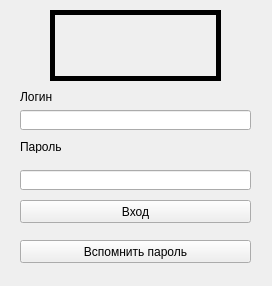
<?xml version="1.0" encoding="UTF-8"?>
<ui version="4.0">
 <class>MainWindow</class>
 <widget class="QMainWindow" name="MainWindow">
  <property name="geometry">
   <rect>
    <x>0</x>
    <y>0</y>
    <width>272</width>
    <height>286</height>
   </rect>
  </property>
  <property name="sizePolicy">
   <sizepolicy hsizetype="Fixed" vsizetype="Fixed">
    <horstretch>0</horstretch>
    <verstretch>0</verstretch>
   </sizepolicy>
  </property>
  <property name="minimumSize">
   <size>
    <width>272</width>
    <height>286</height>
   </size>
  </property>
  <property name="maximumSize">
   <size>
    <width>272</width>
    <height>286</height>
   </size>
  </property>
  <property name="windowTitle">
   <string>Вход</string>
  </property>
  <property name="windowIcon">
   <iconset>
    <normaloff>../../ikea_icon_7bQ_icon.ico</normaloff>../../ikea_icon_7bQ_icon.ico</iconset>
  </property>
  <property name="toolButtonStyle">
   <enum>Qt::ToolButtonIconOnly</enum>
  </property>
  <widget class="QWidget" name="centralWidget">
   <widget class="QLineEdit" name="loginEdit">
    <property name="geometry">
     <rect>
      <x>20</x>
      <y>110</y>
      <width>231</width>
      <height>20</height>
     </rect>
    </property>
   </widget>
   <widget class="QLineEdit" name="passEdit">
    <property name="geometry">
     <rect>
      <x>20</x>
      <y>170</y>
      <width>231</width>
      <height>20</height>
     </rect>
    </property>
    <property name="inputMethodHints">
     <set>Qt::ImhHiddenText|Qt::ImhNoAutoUppercase|Qt::ImhNoPredictiveText|Qt::ImhSensitiveData</set>
    </property>
    <property name="echoMode">
     <enum>QLineEdit::Password</enum>
    </property>
   </widget>
   <widget class="QLabel" name="label">
    <property name="geometry">
     <rect>
      <x>20</x>
      <y>90</y>
      <width>47</width>
      <height>13</height>
     </rect>
    </property>
    <property name="text">
     <string>Логин</string>
    </property>
   </widget>
   <widget class="QLabel" name="label_2">
    <property name="geometry">
     <rect>
      <x>20</x>
      <y>140</y>
      <width>47</width>
      <height>13</height>
     </rect>
    </property>
    <property name="text">
     <string>Пароль</string>
    </property>
   </widget>
   <widget class="QPushButton" name="pushButton">
    <property name="geometry">
     <rect>
      <x>20</x>
      <y>200</y>
      <width>231</width>
      <height>23</height>
     </rect>
    </property>
    <property name="text">
     <string>Вход</string>
    </property>
   </widget>
   <widget class="QPushButton" name="pushButton_2">
    <property name="geometry">
     <rect>
      <x>20</x>
      <y>240</y>
      <width>231</width>
      <height>23</height>
     </rect>
    </property>
    <property name="text">
     <string>Вспомнить пароль</string>
    </property>
   </widget>
   <widget class="QLabel" name="ikeaLogoLabel">
    <property name="geometry">
     <rect>
      <x>50</x>
      <y>10</y>
      <width>171</width>
      <height>71</height>
     </rect>
    </property>
    <property name="frameShape">
     <enum>QFrame::Box</enum>
    </property>
    <property name="lineWidth">
     <number>5</number>
    </property>
    <property name="text">
     <string/>
    </property>
    <property name="pixmap">
     <pixmap>../../ikea icon.png</pixmap>
    </property>
    <property name="scaledContents">
     <bool>true</bool>
    </property>
   </widget>
  </widget>
 </widget>
 <layoutdefault spacing="6" margin="11"/>
 <resources/>
 <connections/>
</ui>
